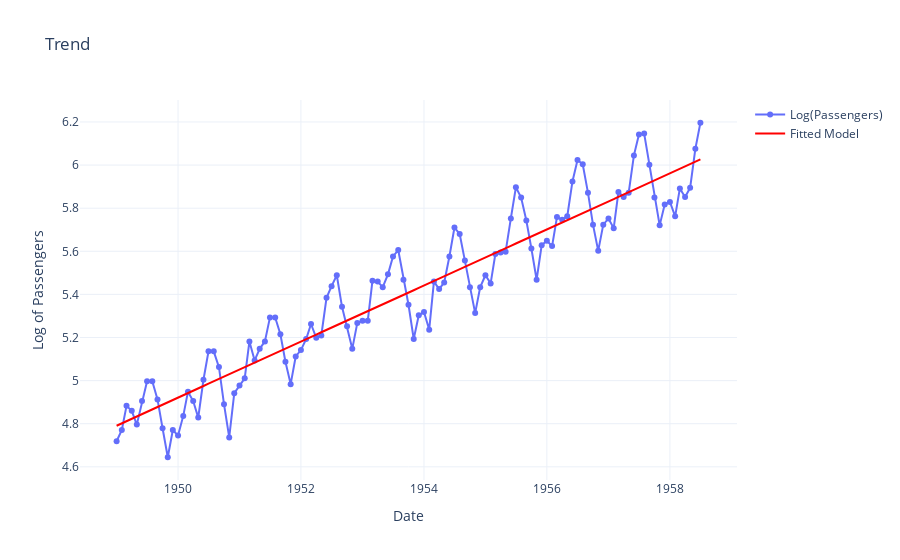

Notebook cell for this chart:
### Code cell
fig = go.Figure()

# Add the log-transformed passenger data as a line plot
fig.add_trace(go.Scatter(
    x=train.index,
    y=train['log_passengers'],
    mode='lines+markers',
    name='Log(Passengers)',
    customdata=np.stack((train.index.strftime('%Y-%m'), train['passengers']), axis=-1),
    hovertemplate='<b>Date</b>: %{customdata[0]}<br>' +
                  '<b>Log(Passengers)</b>: %{y:.2f}<br>' +
                  '<b>Actual Passengers</b>: %{customdata[1]}'
))

# Add the fitted model trend line as a red line
fig.add_trace(go.Scatter(
    x=train.index,
    y=train['fitted_trend'],
    mode='lines',
    name='Fitted Model',
    line=dict(color='red')
))

# Customize layout
fig.update_layout(
    title='Trend',
    xaxis_title='Date',
    yaxis_title='Log of Passengers',
    template='plotly_white'
)

fig.show()
